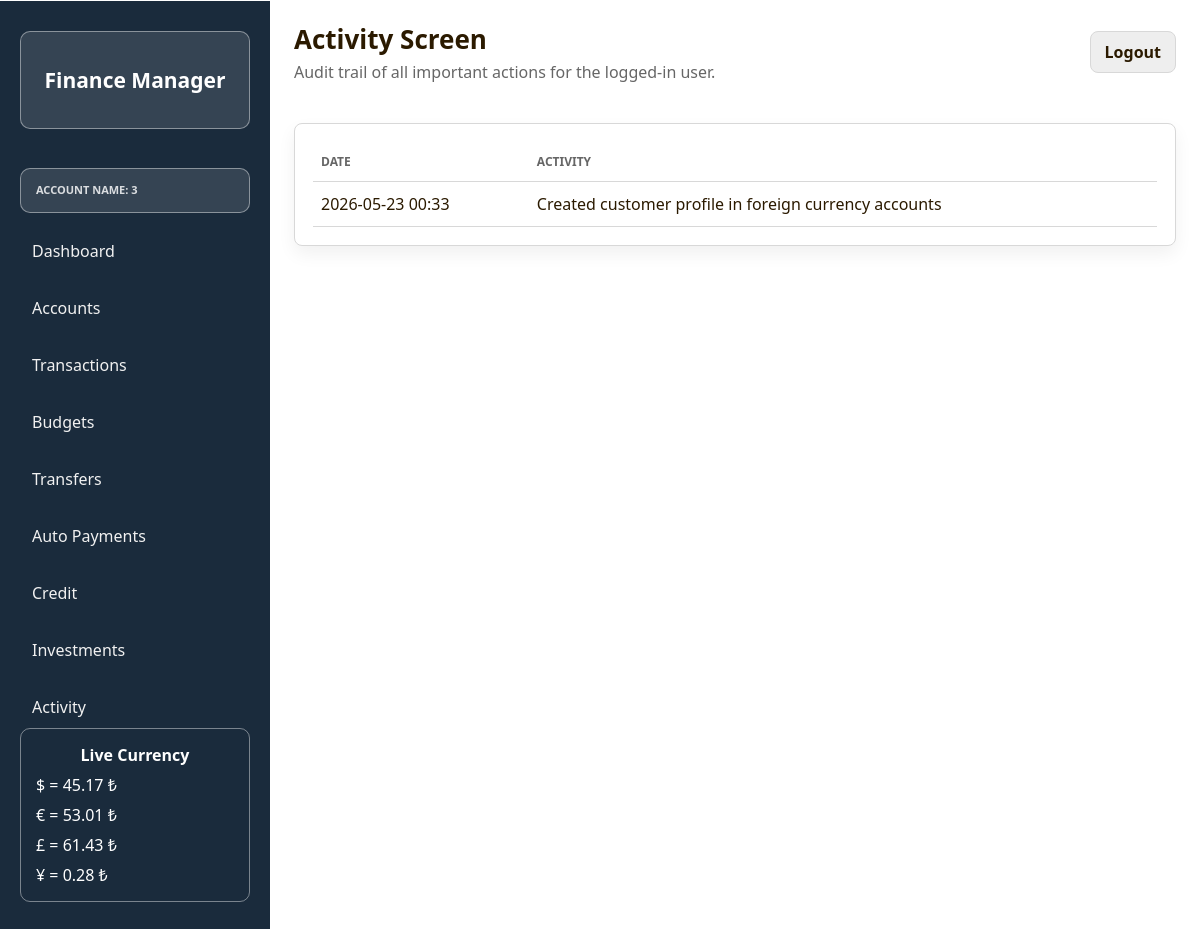
Page /activity (signed in) on the committed database.
### tables this page shows
CREATE TABLE activities (
        id INTEGER PRIMARY KEY AUTOINCREMENT,
        user_id INTEGER NOT NULL,
        message TEXT NOT NULL,
        created_at TEXT NOT NULL,
        FOREIGN KEY (user_id) REFERENCES users(id)
    );

### routes.py (the view)
    @app.route("/activity")
    def activity():
        if not require_user():
            return redirect(url_for("signin"))
        rows = query_all("SELECT * FROM activities WHERE user_id = ? ORDER BY id DESC", (current_user_id(),))
        return render_template("activity.html", activities=rows)

### app.py (called while the page is built)
def create_app():
    app = Flask(__name__, template_folder="templates", static_folder="static")
    app.config["SECRET_KEY"] = SECRET_KEY
    app.jinja_env.filters["money"] = money
    @app.context_processor
    def inject_currency_data():
        if current_user_id():
            return {
                "currency_summary": currency_summary(),
                "exchange_rates": EXCHANGE_RATES,
            }
        return {
            "currency_summary": None,
            "exchange_rates": EXCHANGE_RATES,
        }
    @app.before_request
    def prepare_request():
        init_db()
        if current_user_id():
            process_due_recurring_payments()
    register_routes(app)
    return app

### auth.py (called while the page is built)
def current_user_id():
    return session.get("user_id")

def require_user():
    if not current_user_id():
        flash("Please sign in first.", "warning")
        return False
    return True

### database.py (called while the page is built)
def db():
    conn = sqlite3.connect(DATABASE)
    conn.row_factory = sqlite3.Row
    return conn

def execute(query, params=()):
    with db() as conn:
        cur = conn.execute(query, params)
        conn.commit()
        return cur

def query_all(query, params=()):
    with db() as conn:
        return conn.execute(query, params).fetchall()

def column_exists(table, column):
    return any(row["name"] == column for row in query_all(f"PRAGMA table_info({table})"))

def add_column_if_missing(table, column, definition):
    if not column_exists(table, column):
        execute(f"ALTER TABLE {table} ADD COLUMN {column} {definition}")

### finance.py (called while the page is built)
def convert_currency(amount, from_currency, to_currency):
    amount_in_try = float(amount or 0) * EXCHANGE_RATES[from_currency]
    return amount_in_try / EXCHANGE_RATES[to_currency]

def currency_summary():
    balances = query_all(
        "SELECT currency, COALESCE(SUM(balance), 0) total FROM accounts WHERE user_id = ? GROUP BY currency",
        (current_user_id(),),
    )
    total_try = sum(convert_currency(row["total"], row["currency"], "TRY") for row in balances)
    return {
        "rates": EXCHANGE_RATES,
        "total_try": total_try,
        "total_usd": convert_currency(total_try, "TRY", "USD"),
        "total_eur": convert_currency(total_try, "TRY", "EUR"),
        "total_gbp": convert_currency(total_try, "TRY", "GBP"),
        "total_kwd": convert_currency(total_try, "TRY", "KWD"),
        "total_jpy": convert_currency(total_try, "TRY", "JPY"),
    }

### Templates/activity.html
﻿{% extends "base.html" %}
{% block title %}Activity Screen{% endblock %}
{% block subtitle %}Audit trail of all important actions for the logged-in user.{% endblock %}
{% block content %}
<div class="card">
  <table><thead><tr><th>Date</th><th>Activity</th></tr></thead><tbody>{% for a in activities %}<tr><td>{{ a.created_at }}</td><td>{{ a.message }}</td></tr>{% endfor %}</tbody></table>
</div>
{% endblock %}

### Static/visual.css (style rules this page uses)
* { box-sizing: border-box; }
html { margin: 0; min-height: 100%; background: var(--bg); }
body { margin: 0; min-height: 100vh; background: var(--bg); color: var(--ink); font-family: Segoe UI, system-ui, sans-serif; overscroll-behavior: none; }
.card { background: var(--panel); border: 1px solid var(--line); border-radius: 8px; padding: 18px; box-shadow: 0 8px 18px rgba(0,0,0,.06); }
table { width: 100%; border-collapse: collapse; }
th, td { border-bottom: 1px solid var(--line); padding: 11px 8px; text-align: left; white-space: nowrap; }
th { color: var(--muted); font-size: 12px; text-transform: uppercase; }

### rows in the picture
activities: created_at "2026-05-23 00:33", message "Created customer profile in foreign currency accounts"

### other values in the picture
{{ session.get('user_name') }} "3"
{{ exchange_rates.USD|money }} "45.17 ₺"
{{ exchange_rates.EUR|money }} "53.01 ₺"
{{ exchange_rates.GBP|money }} "61.43 ₺"
{{ exchange_rates.JPY|money }} "0.28 ₺"
